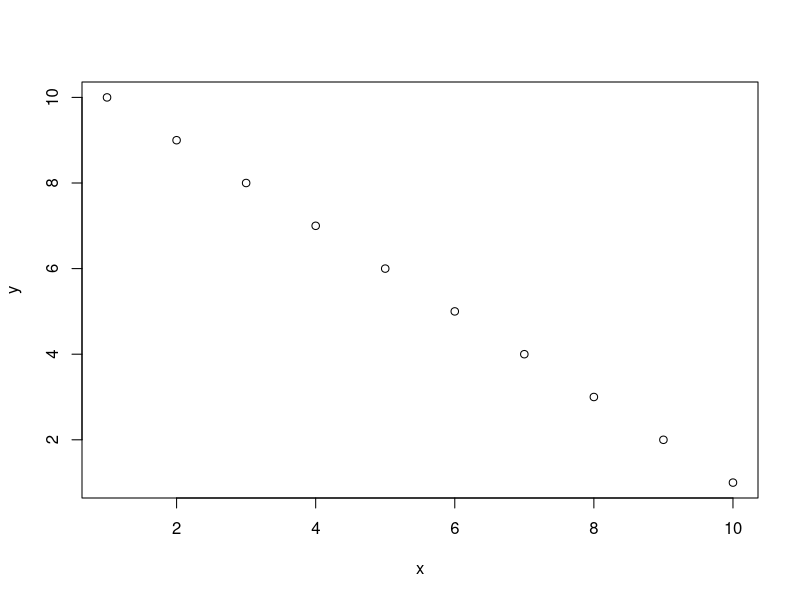
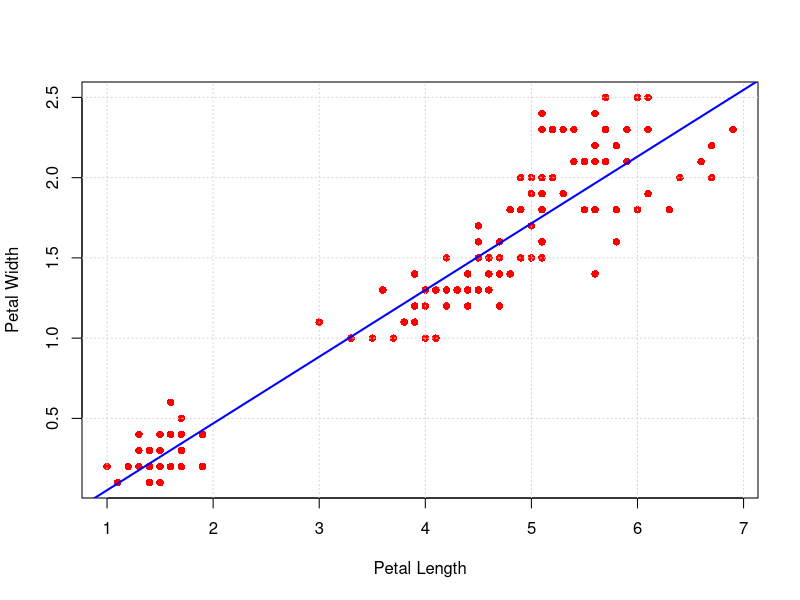

Generate these figures, in order, with R:
## ---- chunk 1
paste("Hello","World!")
## ---- chunk 2
dim(iris)
## ---- chunk 3
dim(iris)
## ---- chunk 4
x <- 1:10
x
## ---- chunk 5
x <- 1:10
x
## ---- chunk 6
x <- 1:10
x
## ---- chunk 7
x <- 1:10
x
## ---- chunk 8
y <- 10:1
x <- 1:10
plot(x,y)
## ---- chunk 9
Lmodel <- lm(Petal.Width ~ Petal.Length,
             data = iris)

plot(iris$Petal.Length, iris$Petal.Width,
     col = "red",
     xlab = "Petal Length",
     ylab = "Petal Width",
     pch = 16)
grid()
abline(Lmodel,
       col = "blue",
       lwd = 2)


